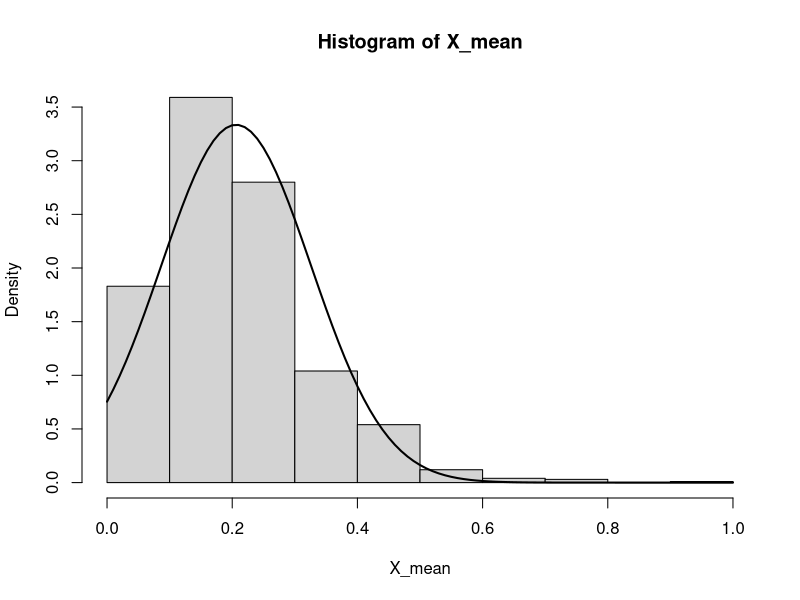

The R script that drew this image:
num_X = 3
trial = 1000
X = rexp(num_X*trial, rate=5)
Xm = matrix(X, nrow=trial, ncol=num_X)
X_mean = apply(Xm, 1, mean)
hist(X_mean, prob=TRUE)
curve(dnorm(x, mean(X_mean), sd(X_mean)), add=TRUE, lwd=2)